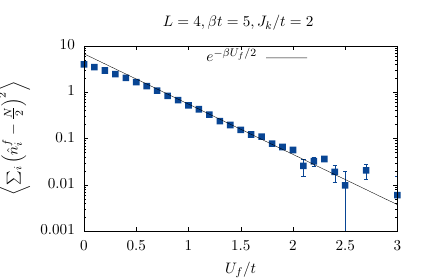

This figure's gnuplot source:
set size 0.85,0.8
set terminal epslatex color standalone
set output "Constraint.tex"
set key center top
#set key at graph 0.7,0.99

col1='#F7FBFF'
col2='#DEEBF7'
col3='#C6DBEF'
col4='#9ECAE1'
col5='#6BAED6'
col6='#4292C6'
col7='#2171B5'
col8='#084594'

set multiplot
#set origin 0.2,0.5
#set key at graph 0.5,-0.5
set pointsize 1.5
#set ytics -2.95,0.01, -2.85
#set yrange [-109:-108.4]
set xrange [0.0:3.0] 
set logscale y
set ylabel "$ \\left<    \\sum_{i}   \\left( \\hat{n}_i^f - \\frac{N}{2} \\right)^2 \\right> $"
set title "$L=4, \\beta t = 5, J_k/t = 2 $ "
set xlabel "$ U_f/t $"
f(x) =  a*exp(-5.0*x/2.0)
fit [1:3.0]   f(x) "Constraint.dat" u 1:2:3  via a

plot "Constraint.dat" u 1:2:3 w e lc rgb col8 lt 1 pt 5 t "", f(x)  w l lt 1 lc rgb "black" t "$ e^{-\\beta U_f/2} $"	
#plot "Finite_T/Kin.dat" u (1/$1):2:3 w e lc rgb col8 lt 1 pt 5 t "Finite T", \
#     "Proj_tt1/Kin.dat" u (1/($1*2 + 1.0)):2:3 w e lc rgb col7  lt 1 pt 7 t "t-t'", \
#     "Proj_Kekule/Kin.dat" u (1/($1*2 + 1.0)):2:3 w e lc rgb col6 lt 1 pt 9 t "Kekule"
unset multiplot
set output 
!pdflatex Constraint.tex
!open Constraint.pdf
